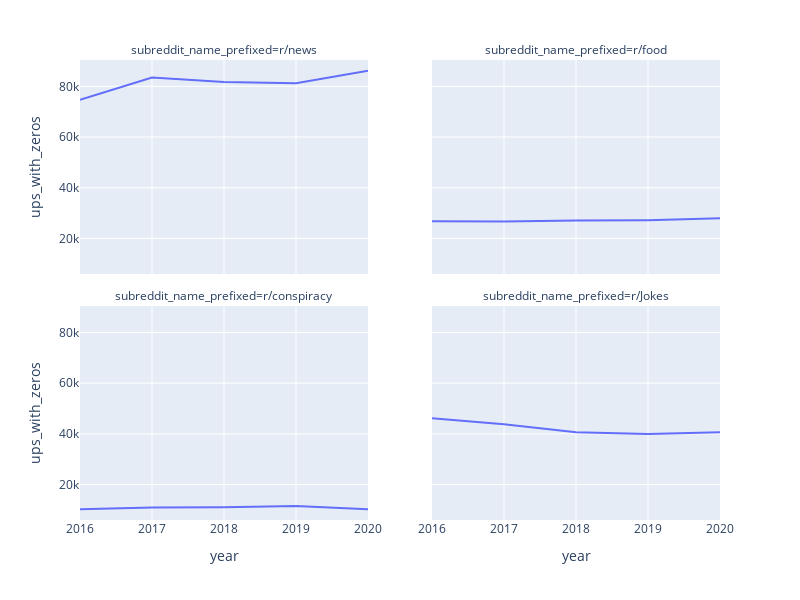

Source (notebook cell):
### Markdown cell above
- **2.2.7** - Plot a line graph of the temporal trend of mean upvotes from 2016-2020 for the following subreddits: r/Jokes, r/food,r/conspiracy, and r/news . You can plot them individually, or use the faceting approach from above. Write your code for this in the cell below; copy the resulting plot to your PDF report. **Hint: Doing part 2.2.8 will be easiest if you make sure that the plot for each subreddit has its own y-axis!**. 
- **2.2.8** - Using what you have plotted, make an argument for which of the four subreddits is the most "up and coming" - i.e. the one that seems to be getting more popular over time. NOTE: There is more than one reasonable answer here. We are looking for how you justify your answer using the (plotted) data.

### Code cell
# Code for 2.2.7 here
plot_data = merge_zeros.loc[(merge_zeros['subreddit_name_prefixed'].isin(['r/Jokes', 'r/food', 'r/conspiracy', 'r/news'])) & (merge_zeros['year'] >= 2016) & (merge_zeros['year'] <= 2020)].sort_values(['subreddit_name_prefixed', 'year'], ascending=False)
px.line(data_frame=plot_data, x = 'year', y = 'ups_with_zeros', facet_col = 'subreddit_name_prefixed', facet_col_wrap = 2,
                        width = 800, height=600, facet_col_spacing = 0.1)

### Figure 1 — Plotly figure (JSON) as saved in the notebook; plotly's stock layout.template omitted (floating-point values rounded to 4 significant figures)
{"data": [{"hovertemplate": "subreddit_name_prefixed=r/news<br>year=%{x}<br>ups_with_zeros=%{y}<extra></extra>", "legendgroup": "", "line": {"color": "#636efa", "dash": "solid"}, "marker": {"symbol": "circle"}, "mode": "lines", "name": "", "orientation": "v", "showlegend": false, "type": "scatter", "x": [2020, 2019, 2018, 2017, 2016], "xaxis": "x3", "y": [86170.0, 81210.0, 81690.0, 83490.0, 74710.0], "yaxis": "y3"}, {"hovertemplate": "subreddit_name_prefixed=r/food<br>year=%{x}<br>ups_with_zeros=%{y}<extra></extra>", "legendgroup": "", "line": {"color": "#636efa", "dash": "solid"}, "marker": {"symbol": "circle"}, "mode": "lines", "name": "", "orientation": "v", "showlegend": false, "type": "scatter", "x": [2020, 2019, 2018, 2017, 2016], "xaxis": "x4", "y": [27980.0, 27220.0, 27090.0, 26680.0, 26740.0], "yaxis": "y4"}, {"hovertemplate": "subreddit_name_prefixed=r/conspiracy<br>year=%{x}<br>ups_with_zeros=%{y}<extra></extra>", "legendgroup": "", "line": {"color": "#636efa", "dash": "solid"}, "marker": {"symbol": "circle"}, "mode": "lines", "name": "", "orientation": "v", "showlegend": false, "type": "scatter", "x": [2020, 2019, 2018, 2017, 2016], "xaxis": "x", "y": [10270.0, 11520.0, 11040.0, 10980.0, 10240.0], "yaxis": "y"}, {"hovertemplate": "subreddit_name_prefixed=r/Jokes<br>year=%{x}<br>ups_with_zeros=%{y}<extra></extra>", "legendgroup": "", "line": {"color": "#636efa", "dash": "solid"}, "marker": {"symbol": "circle"}, "mode": "lines", "name": "", "orientation": "v", "showlegend": false, "type": "scatter", "x": [2020, 2019, 2018, 2017, 2016], "xaxis": "x2", "y": [40620.0, 39920.0, 40630.0, 43780.0, 46150.0], "yaxis": "y2"}], "layout": {"annotations": [{"font": {}, "showarrow": false, "text": "subreddit_name_prefixed=r/conspiracy", "x": 0.225, "xanchor": "center", "xref": "paper", "y": 0.465, "yanchor": "bottom", "yref": "paper"}, {"font": {}, "showarrow": false, "text": "subreddit_name_prefixed=r/Jokes", "x": 0.775, "xanchor": "center", "xref": "paper", "y": 0.465, "yanchor": "bottom", "yref": "paper"}, {"font": {}, "showarrow": false, "text": "subreddit_name_prefixed=r/news", "x": 0.225, "xanchor": "center", "xref": "paper", "y": 1.0, "yanchor": "bottom", "yref": "paper"}, {"font": {}, "showarrow": false, "text": "subreddit_name_prefixed=r/food", "x": 0.775, "xanchor": "center", "xref": "paper", "y": 1.0, "yanchor": "bottom", "yref": "paper"}], "height": 600, "legend": {"tracegroupgap": 0}, "margin": {"t": 60}, "width": 800, "xaxis": {"anchor": "y", "domain": [0, 0.45], "title": {"text": "year"}}, "xaxis2": {"anchor": "y2", "domain": [0.55, 1], "matches": "x", "title": {"text": "year"}}, "xaxis3": {"anchor": "y3", "domain": [0, 0.45], "matches": "x", "showticklabels": false}, "xaxis4": {"anchor": "y4", "domain": [0.55, 1], "matches": "x", "showticklabels": false}, "yaxis": {"anchor": "x", "domain": [0, 0.465], "title": {"text": "ups_with_zeros"}}, "yaxis2": {"anchor": "x2", "domain": [0, 0.465], "matches": "y", "showticklabels": false}, "yaxis3": {"anchor": "x3", "domain": [0.535, 1.0], "matches": "y", "title": {"text": "ups_with_zeros"}}, "yaxis4": {"anchor": "x4", "domain": [0.535, 1.0], "matches": "y", "showticklabels": false}}}
